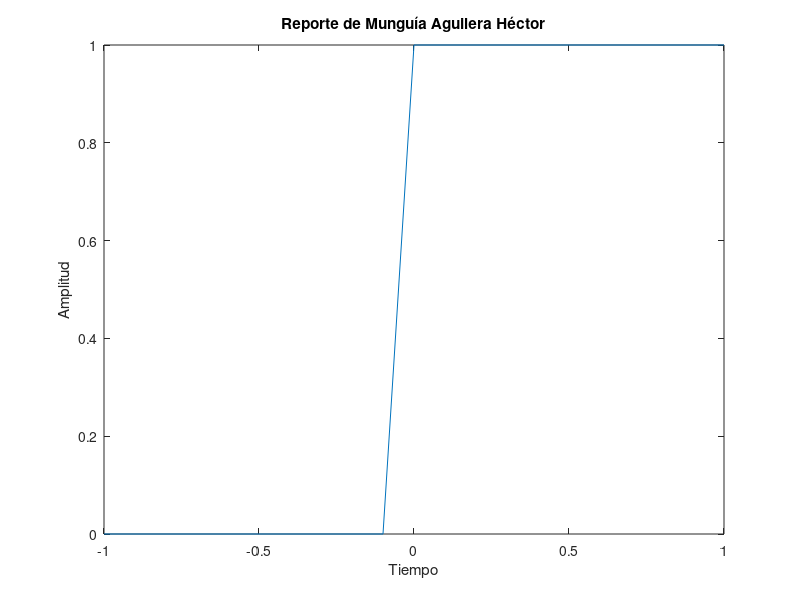

This figure's MATLAB source:
u = [zeros(1,10), ones(1,11)];
	t = -1:0.1:1;
	plot(t, u);
xlabel ('Tiempo');
ylabel('Amplitud');
title('Reporte de Munguía Aguilera Héctor');
